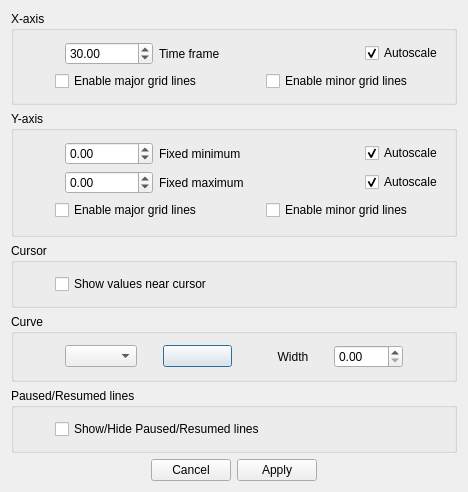
<?xml version="1.0" encoding="UTF-8"?>
<ui version="4.0">
 <class>ChartSettings</class>
 <widget class="QDialog" name="ChartSettings">
  <property name="windowModality">
   <enum>Qt::ApplicationModal</enum>
  </property>
  <property name="geometry">
   <rect>
    <x>0</x>
    <y>0</y>
    <width>468</width>
    <height>492</height>
   </rect>
  </property>
  <property name="windowTitle">
   <string>ChartSettings</string>
  </property>
  <property name="sizeGripEnabled">
   <bool>false</bool>
  </property>
  <property name="modal">
   <bool>true</bool>
  </property>
  <layout class="QVBoxLayout" name="verticalLayout_2" stretch="7,10,0,0,0,12">
   <item>
    <widget class="QGroupBox" name="xAxis_groupBox">
     <property name="title">
      <string>X-axis</string>
     </property>
     <layout class="QVBoxLayout" name="verticalLayout">
      <item>
       <layout class="QHBoxLayout" name="timeFrame_layout">
        <item>
         <spacer name="horizontalSpacer_7">
          <property name="orientation">
           <enum>Qt::Horizontal</enum>
          </property>
          <property name="sizeType">
           <enum>QSizePolicy::Minimum</enum>
          </property>
          <property name="sizeHint" stdset="0">
           <size>
            <width>40</width>
            <height>20</height>
           </size>
          </property>
         </spacer>
        </item>
        <item>
         <widget class="QDoubleSpinBox" name="timeFrame_SB">
          <property name="minimum">
           <double>-1000000000000.000000000000000</double>
          </property>
          <property name="maximum">
           <double>1000000000000.000000000000000</double>
          </property>
          <property name="value">
           <double>30.000000000000000</double>
          </property>
         </widget>
        </item>
        <item>
         <widget class="QLabel" name="label_3">
          <property name="text">
           <string>Time frame</string>
          </property>
         </widget>
        </item>
        <item>
         <spacer name="horizontalSpacer_9">
          <property name="orientation">
           <enum>Qt::Horizontal</enum>
          </property>
          <property name="sizeHint" stdset="0">
           <size>
            <width>40</width>
            <height>20</height>
           </size>
          </property>
         </spacer>
        </item>
        <item>
         <widget class="QCheckBox" name="autoScaleXAxis_checkbox">
          <property name="text">
           <string>Autoscale</string>
          </property>
          <property name="checked">
           <bool>true</bool>
          </property>
         </widget>
        </item>
       </layout>
      </item>
      <item>
       <layout class="QHBoxLayout" name="horizontalLayout">
        <property name="spacing">
         <number>0</number>
        </property>
        <item>
         <spacer name="horizontalSpacer_3">
          <property name="orientation">
           <enum>Qt::Horizontal</enum>
          </property>
          <property name="sizeType">
           <enum>QSizePolicy::Minimum</enum>
          </property>
          <property name="sizeHint" stdset="0">
           <size>
            <width>30</width>
            <height>20</height>
           </size>
          </property>
         </spacer>
        </item>
        <item>
         <widget class="QCheckBox" name="enableGridMajorX_CB">
          <property name="text">
           <string>Enable major grid lines</string>
          </property>
         </widget>
        </item>
        <item>
         <spacer name="horizontalSpacer_8">
          <property name="orientation">
           <enum>Qt::Horizontal</enum>
          </property>
          <property name="sizeType">
           <enum>QSizePolicy::Expanding</enum>
          </property>
          <property name="sizeHint" stdset="0">
           <size>
            <width>40</width>
            <height>20</height>
           </size>
          </property>
         </spacer>
        </item>
        <item>
         <widget class="QCheckBox" name="enableGridMinorX_CB">
          <property name="text">
           <string>Enable minor grid lines</string>
          </property>
         </widget>
        </item>
        <item>
         <spacer name="horizontalSpacer_5">
          <property name="orientation">
           <enum>Qt::Horizontal</enum>
          </property>
          <property name="sizeType">
           <enum>QSizePolicy::Minimum</enum>
          </property>
          <property name="sizeHint" stdset="0">
           <size>
            <width>30</width>
            <height>20</height>
           </size>
          </property>
         </spacer>
        </item>
       </layout>
      </item>
     </layout>
    </widget>
   </item>
   <item>
    <widget class="QGroupBox" name="yAxis_groupBox">
     <property name="title">
      <string>Y-axis</string>
     </property>
     <layout class="QVBoxLayout" name="verticalLayout_3">
      <item>
       <layout class="QHBoxLayout" name="fixedMinimum_layout">
        <item>
         <spacer name="horizontalSpacer_4">
          <property name="orientation">
           <enum>Qt::Horizontal</enum>
          </property>
          <property name="sizeType">
           <enum>QSizePolicy::Minimum</enum>
          </property>
          <property name="sizeHint" stdset="0">
           <size>
            <width>40</width>
            <height>20</height>
           </size>
          </property>
         </spacer>
        </item>
        <item>
         <widget class="QDoubleSpinBox" name="minimum_SB">
          <property name="minimum">
           <double>-1000000000000.000000000000000</double>
          </property>
          <property name="maximum">
           <double>1000000000000.000000000000000</double>
          </property>
          <property name="singleStep">
           <double>0.010000000000000</double>
          </property>
         </widget>
        </item>
        <item>
         <widget class="QLabel" name="label_2">
          <property name="text">
           <string>Fixed minimum</string>
          </property>
         </widget>
        </item>
        <item>
         <spacer name="horizontalSpacer_6">
          <property name="orientation">
           <enum>Qt::Horizontal</enum>
          </property>
          <property name="sizeHint" stdset="0">
           <size>
            <width>40</width>
            <height>20</height>
           </size>
          </property>
         </spacer>
        </item>
        <item>
         <widget class="QCheckBox" name="autoScaleMinimum_checkbox">
          <property name="text">
           <string>Autoscale</string>
          </property>
          <property name="checked">
           <bool>true</bool>
          </property>
         </widget>
        </item>
       </layout>
      </item>
      <item>
       <layout class="QHBoxLayout" name="fixedMaximum_layout">
        <item>
         <spacer name="horizontalSpacer">
          <property name="orientation">
           <enum>Qt::Horizontal</enum>
          </property>
          <property name="sizeType">
           <enum>QSizePolicy::Minimum</enum>
          </property>
          <property name="sizeHint" stdset="0">
           <size>
            <width>40</width>
            <height>20</height>
           </size>
          </property>
         </spacer>
        </item>
        <item>
         <widget class="QDoubleSpinBox" name="maximum_SB">
          <property name="minimum">
           <double>-1000000000000.000000000000000</double>
          </property>
          <property name="maximum">
           <double>1000000000000.000000000000000</double>
          </property>
          <property name="singleStep">
           <double>0.010000000000000</double>
          </property>
         </widget>
        </item>
        <item>
         <widget class="QLabel" name="fixedMaximum_label">
          <property name="text">
           <string>Fixed maximum</string>
          </property>
         </widget>
        </item>
        <item>
         <spacer name="horizontalSpacer_2">
          <property name="orientation">
           <enum>Qt::Horizontal</enum>
          </property>
          <property name="sizeType">
           <enum>QSizePolicy::MinimumExpanding</enum>
          </property>
          <property name="sizeHint" stdset="0">
           <size>
            <width>40</width>
            <height>20</height>
           </size>
          </property>
         </spacer>
        </item>
        <item>
         <widget class="QCheckBox" name="autoScaleMaximum_checkbox">
          <property name="text">
           <string>Autoscale</string>
          </property>
          <property name="checked">
           <bool>true</bool>
          </property>
         </widget>
        </item>
       </layout>
      </item>
      <item>
       <layout class="QHBoxLayout" name="horizontalLayout_2">
        <property name="spacing">
         <number>0</number>
        </property>
        <item>
         <spacer name="horizontalSpacer_10">
          <property name="orientation">
           <enum>Qt::Horizontal</enum>
          </property>
          <property name="sizeType">
           <enum>QSizePolicy::Minimum</enum>
          </property>
          <property name="sizeHint" stdset="0">
           <size>
            <width>30</width>
            <height>20</height>
           </size>
          </property>
         </spacer>
        </item>
        <item>
         <widget class="QCheckBox" name="enableGridMajorY_CB">
          <property name="text">
           <string>Enable major grid lines</string>
          </property>
         </widget>
        </item>
        <item>
         <spacer name="horizontalSpacer_11">
          <property name="orientation">
           <enum>Qt::Horizontal</enum>
          </property>
          <property name="sizeHint" stdset="0">
           <size>
            <width>40</width>
            <height>20</height>
           </size>
          </property>
         </spacer>
        </item>
        <item>
         <widget class="QCheckBox" name="enableGridMinorY_CB">
          <property name="text">
           <string>Enable minor grid lines</string>
          </property>
         </widget>
        </item>
        <item>
         <spacer name="horizontalSpacer_12">
          <property name="orientation">
           <enum>Qt::Horizontal</enum>
          </property>
          <property name="sizeType">
           <enum>QSizePolicy::Minimum</enum>
          </property>
          <property name="sizeHint" stdset="0">
           <size>
            <width>30</width>
            <height>20</height>
           </size>
          </property>
         </spacer>
        </item>
       </layout>
      </item>
     </layout>
    </widget>
   </item>
   <item>
    <widget class="QGroupBox" name="cursor_groupBox">
     <property name="title">
      <string>Cursor</string>
     </property>
     <layout class="QHBoxLayout" name="horizontalLayout_4">
      <property name="spacing">
       <number>0</number>
      </property>
      <item>
       <layout class="QHBoxLayout" name="horizontalLayout_3">
        <property name="spacing">
         <number>0</number>
        </property>
        <item>
         <spacer name="horizontalSpacer_13">
          <property name="orientation">
           <enum>Qt::Horizontal</enum>
          </property>
          <property name="sizeType">
           <enum>QSizePolicy::Minimum</enum>
          </property>
          <property name="sizeHint" stdset="0">
           <size>
            <width>30</width>
            <height>20</height>
           </size>
          </property>
         </spacer>
        </item>
        <item>
         <widget class="QCheckBox" name="enableShowValuesCheckBox">
          <property name="text">
           <string>Show values near cursor</string>
          </property>
         </widget>
        </item>
        <item>
         <spacer name="horizontalSpacer_14">
          <property name="orientation">
           <enum>Qt::Horizontal</enum>
          </property>
          <property name="sizeHint" stdset="0">
           <size>
            <width>40</width>
            <height>20</height>
           </size>
          </property>
         </spacer>
        </item>
       </layout>
      </item>
     </layout>
    </widget>
   </item>
   <item>
    <widget class="QGroupBox" name="curves_groupBox">
     <property name="title">
      <string>Curve</string>
     </property>
     <layout class="QHBoxLayout" name="horizontalLayout_6">
      <item>
       <spacer name="horizontalSpacer_17">
        <property name="orientation">
         <enum>Qt::Horizontal</enum>
        </property>
        <property name="sizeType">
         <enum>QSizePolicy::Minimum</enum>
        </property>
        <property name="sizeHint" stdset="0">
         <size>
          <width>40</width>
          <height>20</height>
         </size>
        </property>
       </spacer>
      </item>
      <item>
       <widget class="QComboBox" name="curves_comboBox">
        <property name="sizePolicy">
         <sizepolicy hsizetype="Preferred" vsizetype="Fixed">
          <horstretch>0</horstretch>
          <verstretch>0</verstretch>
         </sizepolicy>
        </property>
       </widget>
      </item>
      <item>
       <spacer name="horizontalSpacer_16">
        <property name="orientation">
         <enum>Qt::Horizontal</enum>
        </property>
        <property name="sizeType">
         <enum>QSizePolicy::Minimum</enum>
        </property>
        <property name="sizeHint" stdset="0">
         <size>
          <width>20</width>
          <height>20</height>
         </size>
        </property>
       </spacer>
      </item>
      <item>
       <widget class="QPushButton" name="color_PushButton">
        <property name="styleSheet">
         <string notr="true"/>
        </property>
        <property name="text">
         <string/>
        </property>
        <property name="autoDefault">
         <bool>true</bool>
        </property>
        <property name="default">
         <bool>false</bool>
        </property>
        <property name="flat">
         <bool>false</bool>
        </property>
       </widget>
      </item>
      <item>
       <spacer name="horizontalSpacer_15">
        <property name="orientation">
         <enum>Qt::Horizontal</enum>
        </property>
        <property name="sizeType">
         <enum>QSizePolicy::Minimum</enum>
        </property>
        <property name="sizeHint" stdset="0">
         <size>
          <width>20</width>
          <height>20</height>
         </size>
        </property>
       </spacer>
      </item>
      <item>
       <widget class="QLabel" name="curveWidth_Label">
        <property name="text">
         <string>Width</string>
        </property>
        <property name="alignment">
         <set>Qt::AlignCenter</set>
        </property>
       </widget>
      </item>
      <item>
       <widget class="QDoubleSpinBox" name="curveWidth_SB"/>
      </item>
      <item>
       <spacer name="horizontalSpacer_18">
        <property name="orientation">
         <enum>Qt::Horizontal</enum>
        </property>
        <property name="sizeType">
         <enum>QSizePolicy::Minimum</enum>
        </property>
        <property name="sizeHint" stdset="0">
         <size>
          <width>40</width>
          <height>20</height>
         </size>
        </property>
       </spacer>
      </item>
     </layout>
    </widget>
   </item>
   <item>
    <widget class="QGroupBox" name="paused_resumedLinesgroupBox">
     <property name="title">
      <string>Paused/Resumed lines</string>
     </property>
     <layout class="QHBoxLayout" name="horizontalLayout_5">
      <property name="spacing">
       <number>0</number>
      </property>
      <item>
       <spacer name="horizontalSpacer_19">
        <property name="orientation">
         <enum>Qt::Horizontal</enum>
        </property>
        <property name="sizeType">
         <enum>QSizePolicy::Minimum</enum>
        </property>
        <property name="sizeHint" stdset="0">
         <size>
          <width>30</width>
          <height>20</height>
         </size>
        </property>
       </spacer>
      </item>
      <item>
       <widget class="QCheckBox" name="show_hidePausedResumedLinescheckBox">
        <property name="text">
         <string>Show/Hide Paused/Resumed lines</string>
        </property>
       </widget>
      </item>
      <item>
       <spacer name="horizontalSpacer_20">
        <property name="orientation">
         <enum>Qt::Horizontal</enum>
        </property>
        <property name="sizeHint" stdset="0">
         <size>
          <width>40</width>
          <height>20</height>
         </size>
        </property>
       </spacer>
      </item>
     </layout>
    </widget>
   </item>
   <item>
    <widget class="QDialogButtonBox" name="buttonBox">
     <property name="standardButtons">
      <set>QDialogButtonBox::Apply|QDialogButtonBox::Cancel</set>
     </property>
     <property name="centerButtons">
      <bool>true</bool>
     </property>
    </widget>
   </item>
  </layout>
 </widget>
 <layoutdefault spacing="6" margin="11"/>
 <resources/>
 <connections/>
</ui>
